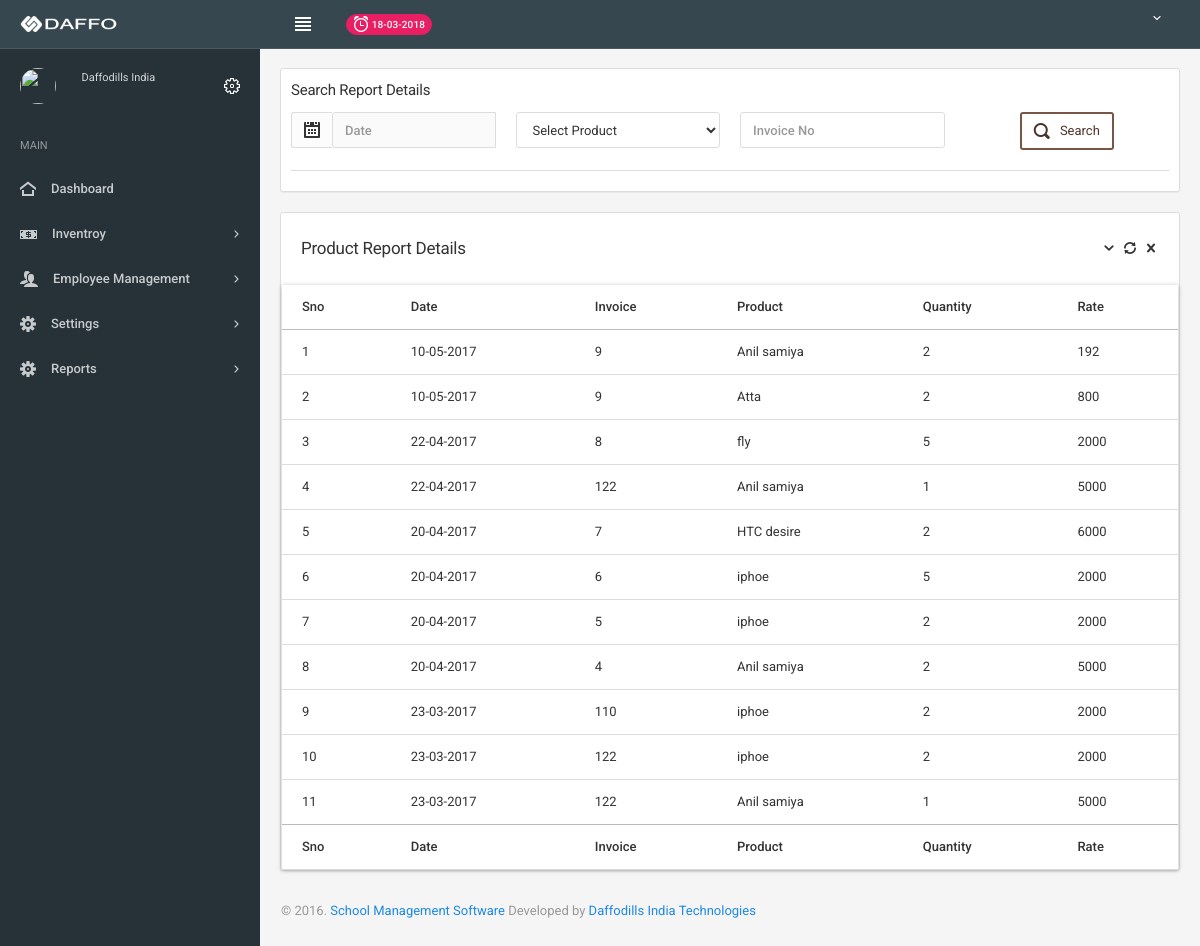
/index.php/reports_details/product_report_details, run on the app's committed database.
### tables this page shows
CREATE TABLE IF NOT EXISTS `sales_order` (
  `Sales_order_id` int(11) NOT NULL,
  `Sales_order_sal_id` int(11) NOT NULL COMMENT 'sales table id',
  `Sales_order_pro` int(11) NOT NULL COMMENT 'product table id',
  `Sales_order_qty` int(11) NOT NULL,
  `Sales_order_rate` int(11) NOT NULL,
  `Sales_order_amount` int(11) NOT NULL,
  `Sales_order_desc` text NOT NULL,
  `Sales_order_create_dt` datetime NOT NULL
);

CREATE TABLE IF NOT EXISTS `sales` (
  `Sales_id` int(11) NOT NULL,
  `Sales_cus_id` int(11) NOT NULL COMMENT 'customer table id',
  `Sales_cus_type` varchar(50) NOT NULL COMMENT 'customer type',
  `Sales_invoice_no` int(11) NOT NULL,
  `Sales_paid` int(11) NOT NULL,
  `Sales_advance` int(11) NOT NULL,
  `Sales_balance` int(11) NOT NULL,
  `Sales_total` int(11) NOT NULL,
  `Sales_desc` text NOT NULL,
  `Sales_dis_amt` int(11) NOT NULL,
  `Sales_dis_type` varchar(50) DEFAULT NULL,
  `Sales_tax_id` int(11) NOT NULL COMMENT 'tax table tax id',
  `Sales_tax_type` varchar(50) NOT NULL,
  `Sales_tax_amount` int(11) NOT NULL,
  `Sales_date` date NOT NULL,
  `Sales_pay_status` enum('U','PP','P') NOT NULL,
  `Sales_create_dt` datetime NOT NULL
);

CREATE TABLE IF NOT EXISTS `product` (
  `Product_id` int(11) NOT NULL,
  `Product_name` varchar(100) NOT NULL,
  `Product_comp` varchar(100) NOT NULL,
  `Product_vat` int(11) NOT NULL,
  `Product_desc` text NOT NULL,
  `Product_prize` int(11) NOT NULL,
  `Product_sales` int(11) NOT NULL,
  `Product_status` enum('A','D') NOT NULL,
  `Product_create_dt` datetime NOT NULL
);

### application/controllers/Reports_details.php (called while the page is built, shortened)
<?php
class Reports_details extends CI_Controller {
	public function __construct(){
		$this->load->model('report_model');
		$this->load->model('product_details_model');
	}
	function product_report_details()
	{
		$data['product_name_list']=$this->product_details_model->product_name_list();
		$data['product_report_details'] = $this->report_model->product_report_details();
		$this->load->view('product_report_details',$data);
	}
}

### index.php (called while the page is built, shortened)
<?php
require_once BASEPATH.'core/CodeIgniter.php';

### application/models/Product_details_model.php (called while the page is built, shortened)
<?php
class Product_details_model extends CI_Model
{
	function product_name_list(){
		$this->db->select('Product_id, Product_name, Product_status');
		$this->db->from('product');
		$this->db->where('Product_status', "A");
		$query = $this->db->get();
		return $query;
	}
}
?>

### application/models/Report_model.php (called while the page is built, shortened)
<?php
class Report_model extends CI_Model
{
	function product_report_details(){
		$this->db->select('sales_order.*, product.Product_id, product.Product_name,sales.Sales_id, sales.Sales_invoice_no');
		$this->db->from('sales_order');
		$this->db->join('product','product.Product_id = sales_order.Sales_order_pro','Left');
		$this->db->join('sales','sales.Sales_id = sales_order.Sales_order_sal_id','Left');
		$this->db->order_by('Sales_order_create_dt', 'DESC');
		$query = $this->db->get();
		return $query;
	}
}
?>

### application/views/product_report_details.php (the view, shortened to what this page needs)
<?php include("include/header.php"); ?>
	<div class="page-container">
		<div class="page-content">
			<?php include("include/sidebar.php"); ?>
			<div class="content-wrapper">
				<div class="content">
							<div class="panel panel-flat">
								<div class="container-fluid">
                                <h6>Search Report Details</h6>
									<div class="row">
                                    <?php echo form_open_multipart('reports_details/search_product_report',array('name'=>'search')); ?>
										<div class="col-lg-3">
                                         <div class="input-group">
                                          <span class="input-group-addon"><i class="icon-calendar22"></i></span>
											<?php
											$data1 = array(
											'name' => 'date',
											'id'   => 'date',
											'value' => set_value('date'),
											'class' => 'form-control pickadate-accessibility text-semibold datepicker-example1',
											'placeholder' => 'Date'
											);
											echo form_input($data1);
											?>
                                            </div>
										</div>
                                        <div class="col-lg-3">
											<?php
											$option[''] = "Select Product";
											foreach($product_name_list->result() as $prd){
												$option[$prd->Product_id] = $prd->Product_name;
											}
											echo form_dropdown('product',$option,set_value('product'),'class="form-control"')
											?>
										</div>
                                        <div class="col-lg-3">
											<?php
											$data1 = array(
											'name' => 'invoice',
											'id'   => 'invoice',
											'value' => set_value('invoice'),
											'class' => 'form-control text-semibold',
											'placeholder' => 'Invoice No'
											);
											echo form_input($data1);
											?>
										</div>
                                        <div class="col-lg-3 text-center">
										<button type="subit" class="btn text-brown-800 border-brown btn-flat"><i class="icon-search4 position-left"></i> Search</button>
										</div>
                                        </form>
									</div>
                                    <hr>
								</div>
							</div>
					<div class="panel panel-flat">
						<div class="panel-heading">
							<h5 class="panel-title">Product Report Details</h5>
							<div class="heading-elements">
								<ul class="icons-list">
                                    <li><a data-action="collapse"></a></li>
			                		<li><a data-action="reload"></a></li>
			                		<li><a data-action="close"></a></li>
			                	</ul>
		                	</div>
						</div>
                        <div class="modal-content">
						<table class="table  datatable-button-html5-basic">
							<thead>
                            <th>Sno</th>
                            <th>Date</th>
                            <th>Invoice</th>
                            <th>Product</th>
					      	<th>Quantity</th>
                            <th>Rate</th>
							</thead>
							<tbody>
                            <?php
							$sno=1; $paid=''; $balance=''; $total='';
							foreach($product_report_details->result() as $row){ ?>
								<tr>
                   				 <td><?php echo $sno; ?></td>
					         	 <td><?php echo date('d-m-Y', strtotime($row->Sales_order_create_dt)); ?></td>
                   				 <td><?php echo $row->Sales_invoice_no; ?></td>
                                 <td><?php echo $row->Product_name; ?></td>
					             <td><?php echo $row->Sales_order_qty; ?></td>
                                 <td><?php echo $row->Sales_order_rate; ?></td>
					            </tr>
					            <?php $sno++; } ?>
							</tbody>
							<tfoot>
							 <th>Sno</th>
                            <th>Date</th>
                            <th>Invoice</th>
                            <th>Product</th>
					      	<th>Quantity</th>
                            <th>Rate</th>
							</tfoot>
						</table>
					</div>
<?php
include("include/footer.php");
?>

### application/views/include/header.php (shortened to what this page needs)
<!DOCTYPE html>
<html lang="en">
<head>
	<link href="<?php echo base_url(); ?>assets/css/icons/icomoon/styles.css" rel="stylesheet" type="text/css">
	<link href="<?php echo base_url(); ?>assets/css/icons/fontawesome/styles.min.css" rel="stylesheet" type="text/css">
	<link href="<?php echo base_url(); ?>assets/css/bootstrap.css" rel="stylesheet" type="text/css">
	<link href="<?php echo base_url(); ?>assets/css/core.css" rel="stylesheet" type="text/css">
	<link href="<?php echo base_url(); ?>assets/css/components.css" rel="stylesheet" type="text/css">
	<link href="<?php echo base_url(); ?>assets/css/colors.css" rel="stylesheet" type="text/css">
    <link rel="stylesheet" href="<?php echo base_url(); ?>assets/css/date_picker.css" type="text/css">
    <link rel="stylesheet" href="<?php echo base_url(); ?>assets/css/style.css" type="text/css">
</head>
<body class="navbar-top">
<?php $page_name = $this->uri->segment(2, 0); ?>
	<div class="navbar navbar-inverse navbar-fixed-top">
		<div class="navbar-header">
			<a class="navbar-brand" href="#"><img src="<?php echo base_url(); ?>assets/images/logo_light.png" alt=""></a>
		</div>
		<div class="navbar-collapse collapse" id="navbar-mobile">
			<ul class="nav navbar-nav">
				<li><a class="sidebar-control sidebar-main-toggle hidden-xs"><i class="icon-paragraph-justify3"></i></a></li>
			</ul>
			<p class="navbar-text"><span class="badge bg-pink"><i class="icon-alarm"></i> <?php echo date("d-m-Y"); ?></span></p>
			<ul class="nav navbar-nav navbar-right">
				<li class="dropdown dropdown-user">
					<a class="dropdown-toggle" data-toggle="dropdown">
						<span><?php echo $this->session->userdata('user_full_name'); ?></span>
						<i class="caret"></i>
					</a>
				</li>
			</ul>
		</div>
	</div>

### application/views/include/sidebar.php (shortened to what this page needs)
<div class="sidebar sidebar-main sidebar-fixed">
				<div class="sidebar-content">
					<div class="sidebar-user">
						<div class="category-content">
							<div class="media">
								<a href="#" class="media-left"><img src="<?php echo base_url(); ?>uploads/admin_profile/<?php echo $this->session->userdata('profile'); ?>" class="img-circle img-sm" alt="<?php echo $this->session->userdata('profile'); ?>"></a>
								<div class="media-body">
									<div class="text-size-mini text-muted">
										 &nbsp; Daffodills India
                                   </div>
								</div>
								<div class="media-right media-middle">
									<ul class="icons-list">
										<li>
											<a href="#"><i class="icon-cog3"></i></a>
										</li>
									</ul>
								</div>
							</div>
						</div>
					</div>
					<div class="sidebar-category sidebar-category-visible">
						<div class="category-content no-padding">
							<ul class="navigation navigation-main navigation-accordion">
								<li class="navigation-header"><span>Main</span> <i class="icon-menu" title="Main pages"></i></li>
								<li <?php if($page_name=="dashboard"){ echo 'class="active"'; } ?>><?php echo anchor('project_main/dashboard', '<i class="icon-home4"></i> <span>Dashboard</span>'); ?></li>
                   <li>
										 	<a href="#"><i class="icon-cash"></i> <span>Inventroy</span></a>
								</li>
                                <li>
									<a href="#"><i class="icon-users"></i> <span>Employee Management</span></a>
								</li>
								<li>
									<a href="#"><i class="icon-cog52"></i> <span>Settings</span></a>
								</li>
								<li>
									<a href="#"><i class="icon-cog52"></i> <span>Reports</span></a>
								</li>
							</ul>
						</div>
					</div>
				</div>
			</div>

### application/views/include/footer.php (shortened to what this page needs)
					<div class="footer text-muted">
						&copy; 2016. <a href="#">School Management Software</a> Developed by <a href="http://daffodillstechnologies.com" target="_blank">Daffodills India Technologies</a>
					</div>
				</div>
			</div>
		</div>
	</div>
</body><meta http-equiv="content-type" content="text/html;charset=UTF-8">
</html>

### assets/css/colors.css (style rules this page uses)
.bg-pink { background-color:#E91E63;border-color:#E91E63;color:#fff }
.border-brown { border-color:#795548 }
.text-brown-800,.text-brown-800:focus,.text-brown-800:hover { color:#4E342E!important }

### data on the page
sales_order: Sales_order_create_dt "10-05-2017", sales.Sales_invoice_no "9", product.Product_name "Anil samiya", Sales_order_qty "2", Sales_order_rate "192"
sales_order: Sales_order_create_dt "10-05-2017", sales.Sales_invoice_no "9", product.Product_name "Atta", Sales_order_qty "2", Sales_order_rate "800"
sales_order: Sales_order_create_dt "22-04-2017", sales.Sales_invoice_no "8", product.Product_name "fly", Sales_order_qty "5", Sales_order_rate "2000"
sales_order: Sales_order_create_dt "22-04-2017", sales.Sales_invoice_no "122", product.Product_name "Anil samiya", Sales_order_qty "1", Sales_order_rate "5000"
sales_order: Sales_order_create_dt "20-04-2017", sales.Sales_invoice_no "7", product.Product_name "HTC desire", Sales_order_qty "2", Sales_order_rate "6000"
sales_order: Sales_order_create_dt "20-04-2017", sales.Sales_invoice_no "6", product.Product_name "iphoe", Sales_order_qty "5", Sales_order_rate "2000"
sales_order: Sales_order_create_dt "20-04-2017", sales.Sales_invoice_no "5", product.Product_name "iphoe", Sales_order_qty "2", Sales_order_rate "2000"
sales_order: Sales_order_create_dt "20-04-2017", sales.Sales_invoice_no "4", product.Product_name "Anil samiya", Sales_order_qty "2", Sales_order_rate "5000"
sales_order: Sales_order_create_dt "23-03-2017", sales.Sales_invoice_no "110", product.Product_name "iphoe", Sales_order_qty "2", Sales_order_rate "2000"
sales_order: Sales_order_create_dt "23-03-2017", sales.Sales_invoice_no "122", product.Product_name "iphoe", Sales_order_qty "2", Sales_order_rate "2000"
sales_order: Sales_order_create_dt "23-03-2017", sales.Sales_invoice_no "122", product.Product_name "Anil samiya", Sales_order_qty "1", Sales_order_rate "5000"
